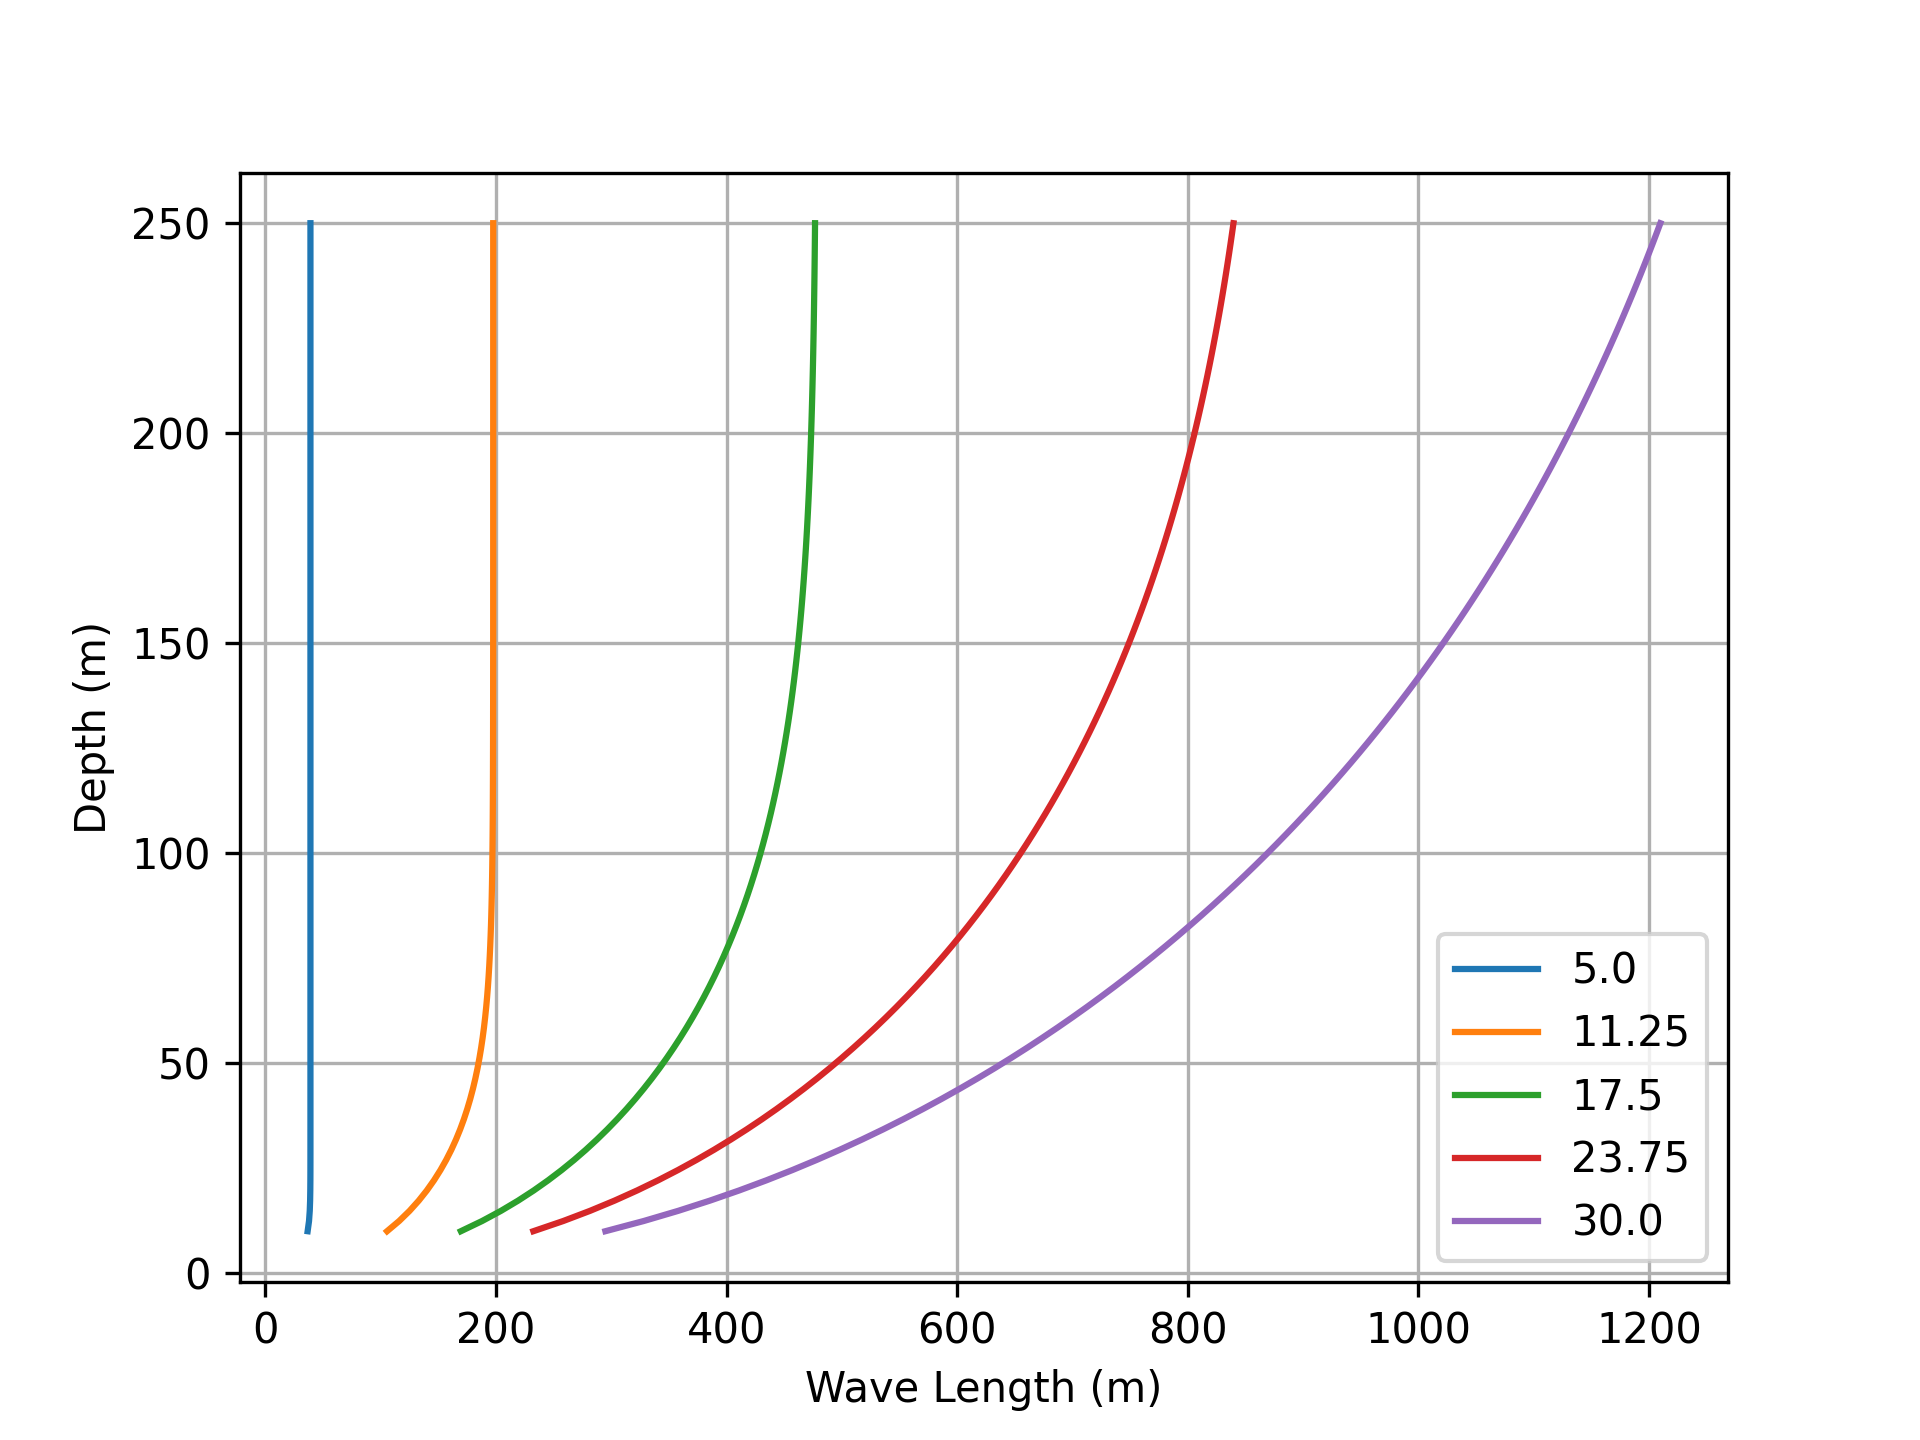

Python code for this plot:
#! /usr/bin/env python3 #
#
# Ocean wave length versus depth
#
# Nov-2021, Pat Welch, pat@mousebrains.com

import argparse
import sys
import os.path
import numpy as np
import matplotlib.pyplot as plt
from WaveLength import waveLength

parser = argparse.ArgumentParser()
parser.add_argument("--minDepth", type=float, default=10, help="Starting water depth (m)")
parser.add_argument("--maxDepth", type=float, default=250, help="Starting water depth (m)")
parser.add_argument("--nDepth", type=int, default=100, help="Number of depth bins")

parser.add_argument("--minPeriod", type=float, default=5, help="Starting period (s)")
parser.add_argument("--maxPeriod", type=float, default=30, help="Starting period (s)")
parser.add_argument("--nPeriod", type=int, default=5, help="Number of period bins")

parser.add_argument("--dpi", type=int, default=300, help="Figure pixels/inch")
parser.add_argument("--save", action="store_true", help="Should output PNG be saved?")
args = parser.parse_args()

(fn, _) = os.path.splitext(os.path.basename(sys.argv[0]))

periods = np.linspace(args.minPeriod, args.maxPeriod, args.nPeriod)
depth = np.linspace(args.minDepth, args.maxDepth, args.nDepth)

L = []
for i in range(len(depth)):
    L.append(waveLength(depth[i], periods))

L = np.array(L)

fig, ax = plt.subplots()
tits = []
for i in range(len(periods)):
    ax.plot(L[:,i], depth, '-')
    tits.append(f"{periods[i]}")
ax.grid()
ax.set_xlabel("Wave Length (m)")
ax.set_ylabel("Depth (m)")
ax.legend(tits)

if args.save:
    ofn = fn + ".png"
    print("Saving to", ofn)
    plt.savefig(ofn, dpi=args.dpi)

if not args.save: # Plot to screen
    print("Close plot to exit")
    plt.show()
